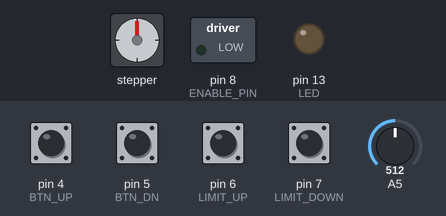
Simulated run of this sketch. Board: Arduino Uno, built with avr-gcc and run on an emulated ATmega328P. Parts: stepper motor, switched loads named in the sketch (green lamp = pin HIGH), output pins drawn as LEDs (lit = HIGH). The test bench sets the inputs (shaded band); at power-on: pin 4 (BTN_UP), pin 5 (BTN_DN), pin 6 (LIMIT_UP), pin 7 (LIMIT_DOWN) HIGH, A5 = 512. Stepper angles assume 200 steps per turn; what the sketch prints to the serial monitor is not drawn.

Above: at 1.3 s.
1.4 s: pin 4 (BTN_UP) pulled LOW for 1 s
At 2.9 s:
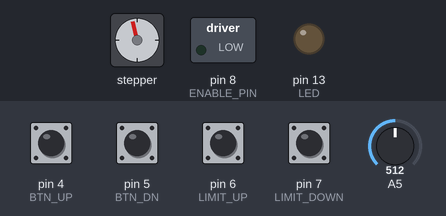
3.9 s: pin 5 (BTN_DN) pulled LOW for 3.2 s
At 7.7 s:
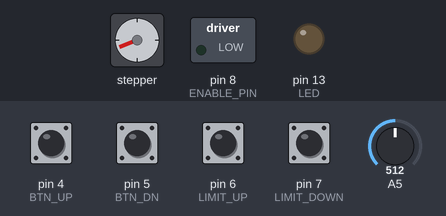
8.6 s: pin 4 (BTN_UP) pulled LOW for 0.15 s
At 9.5 s:
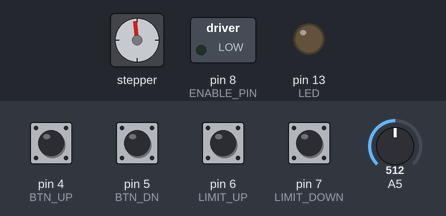
10.2 s: pin 5 (BTN_DN) pulled LOW for 1 s
At 12.0 s:
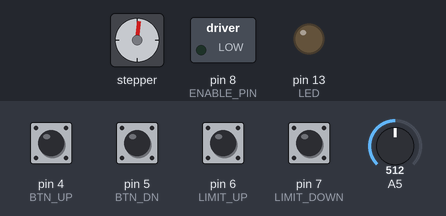
12.7 s: pin 5 (BTN_DN) pulled LOW for 0.15 s
At 13.8 s:
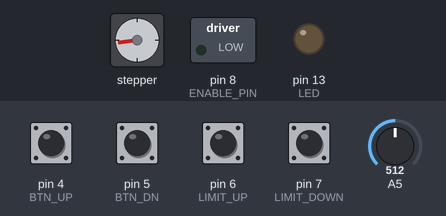
14.3 s: pin 5 (BTN_DN) pulled LOW for 0.15 s
At 15.0 s:
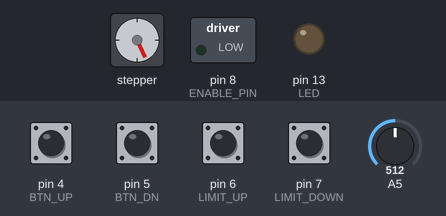
Timing chart, 0 to 16.9 s (numbered marks = the images above; inputs shaded):
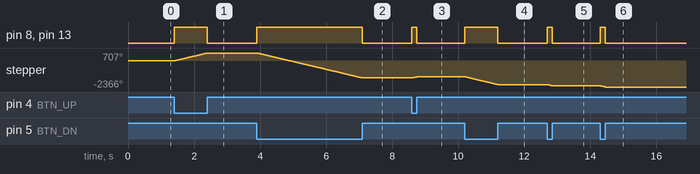

The sketch:

biurko_kowala.ino
```cpp
#include <HCSR04.h>

#include <AccelStepper.h>
#include <MultiStepper.h>

// #include <ESP8266WiFi.h>
// #include <ESP8266mDNS.h>
// #include <WiFiUdp.h>
// #include <ArduinoOTA.h>

#ifndef STASSID
#define STASSID "smarzony"
#define STAPSK "metalisallwhatineed"
#endif

// #define BTN_UP D1
// #define BTN_DN D2
// #define LIMIT_DOWN D3
// #define LED D4

#define BTN_UP 4
#define BTN_DN 5
#define LIMIT_UP 6
#define LIMIT_DOWN 7
#define LED 13
#define PULSE_PIN 10
#define DIR_PIN 9
#define ENABLE_PIN 8
// #define TRIGGER_PIN 5
// #define ECHO_PIN 6
// #define DIST_MEASURE_PERIOD 500

#define MOTOR_ENABLED true

#define MOTOR_SPEED 400

#define CIRC_BUFFER_SIZE 5

const char *ssid = STASSID;
const char *password = STAPSK;


// UltraSonicDistanceSensor distanceSensor(TRIGGER_PIN, ECHO_PIN, 400.0, 2000);
// UltraSonicDistanceSensor distanceSensor(TRIGGER_PIN, ECHO_PIN);
AccelStepper stepper(AccelStepper::DRIVER, PULSE_PIN, DIR_PIN);
int16_t motor_speed;

// unsigned long long now, last_dist_measure;
// float distance[CIRC_BUFFER_SIZE];
// float distance_current;
// float distance_avg;

// void circDist(float measure)
// {
//     float sum = 0.0;
//     for (uint8_t x = CIRC_BUFFER_SIZE - 1; x>0; x--)
//     {
//         distance[x] = distance[x-1];
//         sum = sum + distance[x];
//     }
//     distance[0] = measure;
//     distance_avg = sum / (CIRC_BUFFER_SIZE-1);
// }

void setup()
{
    Serial.begin(115200);
    delay(100);
    Serial.println("Booting");
    // ota();

    pinMode(BTN_UP, INPUT_PULLUP);
    pinMode(BTN_DN, INPUT_PULLUP);
    pinMode(LIMIT_UP, INPUT_PULLUP);
    pinMode(LIMIT_DOWN, INPUT_PULLUP);
    pinMode(LED, OUTPUT);
    pinMode(ENABLE_PIN, OUTPUT);

    stepper.setMaxSpeed(4000);
    stepper.setAcceleration(100);

}

void loop()
{
    // now = millis();
    // ArduinoOTA.handle();
    // if (now - last_dist_measure > DIST_MEASURE_PERIOD)
    // {
    //     last_dist_measure = now;
    //     distance_current = distanceSensor.measureDistanceCm(22.0);
    //     circDist(distance_current);
    //     Serial.print(distance_current);
    //     Serial.print(" cm, avg ");
    //     Serial.print(distance_avg);
    //     Serial.println(" cm");
    // }

    motor_speed = map(analogRead(5), 0, 1023, 100, 800);
    // if (!digitalRead(BTN_UP) && distance_avg < 50.0)
    if (!digitalRead(BTN_UP) &&  digitalRead(LIMIT_UP))
    {
        digitalWrite(ENABLE_PIN, MOTOR_ENABLED);
        // stepper.setSpeed(MOTOR_SPEED);
        stepper.setSpeed(motor_speed);
        stepper.runSpeed();
        // stepper.run();
        digitalWrite(LED, HIGH);
        Serial.println("FWD");
    }

    else if (!digitalRead(BTN_DN) && digitalRead(LIMIT_DOWN))
    {
        digitalWrite(ENABLE_PIN, MOTOR_ENABLED);
        // stepper.setSpeed(-MOTOR_SPEED);
        stepper.setSpeed(-motor_speed);
        stepper.runSpeed();
        digitalWrite(LED, HIGH);
        Serial.println("BWD");
    }

    else
    {
        stepper.stop();
        digitalWrite(ENABLE_PIN, !MOTOR_ENABLED);
        digitalWrite(LED, LOW);
        // Serial.println("STP");
    }
    // if (stepped == false)
    //     Serial.println(stepped);
    // else
    // {
    //     Serial.println();
    // }

}
```

ota.ino
```cpp
// void ota()
// {
//     WiFi.mode(WIFI_STA);
//     WiFi.begin(ssid, password);
//     while (WiFi.waitForConnectResult() != WL_CONNECTED)
//     {
//         Serial.println("Connection Failed! Rebooting...");
//         delay(5000);
//         ESP.restart();
//     }

//     // Port defaults to 8266
//     // ArduinoOTA.setPort(8266);

//     // Hostname defaults to esp8266-[ChipID]
//     // ArduinoOTA.setHostname("myesp8266");

//     // No authentication by default
//     // ArduinoOTA.setPassword("admin");

//     // Password can be set with it's md5 value as well
//     // MD5(admin) = 21232f297a57a5a743894a0e4a801fc3
//     // ArduinoOTA.setPasswordHash("21232f297a57a5a743894a0e4a801fc3");

//     ArduinoOTA.onStart([]() {
//         String type;
//         if (ArduinoOTA.getCommand() == U_FLASH)
//         {
//             type = "sketch";
//         }
//         else
//         { // U_FS
//             type = "filesystem";
//         }

//         // NOTE: if updating FS this would be the place to unmount FS using FS.end()
//         Serial.println("Start updating " + type);
//     });
//     ArduinoOTA.onEnd([]() {
//         Serial.println("\nEnd");
//     });
//     ArduinoOTA.onProgress([](unsigned int progress, unsigned int total) {
//         Serial.printf("Progress: %u%%\r", (progress / (total / 100)));
//     });
//     ArduinoOTA.onError([](ota_error_t error) {
//         Serial.printf("Error[%u]: ", error);
//         if (error == OTA_AUTH_ERROR)
//         {
//             Serial.println("Auth Failed");
//         }
//         else if (error == OTA_BEGIN_ERROR)
//         {
//             Serial.println("Begin Failed");
//         }
//         else if (error == OTA_CONNECT_ERROR)
//         {
//             Serial.println("Connect Failed");
//         }
//         else if (error == OTA_RECEIVE_ERROR)
//         {
//             Serial.println("Receive Failed");
//         }
//         else if (error == OTA_END_ERROR)
//         {
//             Serial.println("End Failed");
//         }
//     });
//     ArduinoOTA.begin();
//     Serial.println("Ready");
//     Serial.print("IP address: ");
//     Serial.println(WiFi.localIP());
// }
```

Measured:
- after the input at 1.4 s, pin 8 (ENABLE_PIN), pin 13 (LED): LOW → HIGH at once, → LOW 1.0 s later; stepper: turns 707° clockwise in 1.0 s, starting at once
- after the input at 3.9 s, pin 8 (ENABLE_PIN), pin 13 (LED): LOW → HIGH at once, → LOW 3.2 s later; stepper: turns 2259° counter-clockwise in 3.2 s, starting at once
- after the input at 8.6 s, pin 8 (ENABLE_PIN), pin 13 (LED): LOW → HIGH at once, → LOW 0.15 s later; stepper: turns 106° clockwise in 0.15 s, starting at once
- after the input at 10.2 s, pin 8 (ENABLE_PIN), pin 13 (LED): LOW → HIGH at once, → LOW 1.0 s later; stepper: turns 707° counter-clockwise in 1.0 s, starting at once
- after the input at 12.7 s, pin 8 (ENABLE_PIN), pin 13 (LED): LOW → HIGH at once, → LOW 0.15 s later; stepper: turns 106° counter-clockwise in 0.15 s, starting at once
- after the input at 14.3 s, pin 8 (ENABLE_PIN), pin 13 (LED): LOW → HIGH at once, → LOW 0.15 s later; stepper: turns 107° counter-clockwise in 0.15 s, starting at once
